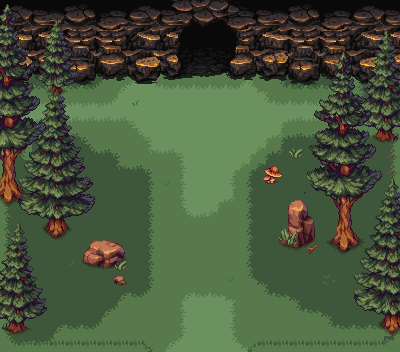

This game map was drawn from its Tiled (.tmx) file and the tilesets committed beside it. A one-line description and the trimmed map source follow:
An orthogonal 25x22 tile map with 16x16 px tiles, 10 tile layers (Ground, Sombras, Plataforma, Grass, ...), 7 tilesets and 11 objects.

<map version="1.10" tiledversion="1.11.2" orientation="orthogonal" renderorder="right-down" width="25" height="22" tilewidth="16" tileheight="16" infinite="0" nextlayerid="17" nextobjectid="20">
 <tileset firstgid="1" source="Tilesheet_Shadow_colorShadow_v2.tsx" />
 <tileset firstgid="2913" source="Overworld.tsx" />
 <tileset firstgid="4353" source="U1_decorations_c1.tsx" />
 <tileset firstgid="4997" source="Decorations_c1.tsx" />
 <tileset firstgid="6617" source="decorative_catacombs.tsx" />
 <tileset firstgid="6873" source="House_exterior.tsx" />
 <tileset firstgid="7842" source="Tailset_CaveDoor.tsx" />
 <layer id="1" name="Ground" width="25" height="22">
  <data>[550 cells, 523 non-empty, 12 distinct tile ids]</data>
 </layer>
 <layer id="13" name="Sombras" width="25" height="22">
  <data>[550 cells, 291 non-empty, 20 distinct tile ids]</data>
 </layer>
 <layer id="11" name="Plataforma" width="25" height="22">
  <data>[550 cells, 144 non-empty, 26 distinct tile ids]</data>
 </layer>
 <layer id="2" name="Grass" width="25" height="22">
  <data>[550 cells, 80 non-empty, 18 distinct tile ids]</data>
 </layer>
 <layer id="10" name="deco" width="25" height="22">
  <data>[550 cells, 20 non-empty, 12 distinct tile ids]</data>
 </layer>
 <layer id="14" name="Cave" width="25" height="22">
  <data>[550 cells, 146 non-empty, 79 distinct tile ids]</data>
 </layer>
 <layer id="16" name="Player" width="25" height="22">
  <data>[550 cells, 0 non-empty, 0 distinct tile ids]</data>
 </layer>
 <layer id="8" name="Tree" width="25" height="22">
  <data>[550 cells, 127 non-empty, 95 distinct tile ids]</data>
 </layer>
 <layer id="9" name="Tree2" width="25" height="22">
  <data>[550 cells, 131 non-empty, 92 distinct tile ids]</data>
 </layer>
 <layer id="12" name="deco2" width="25" height="22">
  <data>[550 cells, 14 non-empty, 14 distinct tile ids]</data>
 </layer>
 <objectgroup id="15" name="CollisionMask">
  <object id="1" x="153.951" y="350.521">
   <polygon points="-0.363636,1.81818 -3.3676,-5.49889 -11.1966,-10.2482 -131.805,-11.3801 -135.594,-14.3883 -133.454,-16.3435 -127.373,-17.188 -121.053,-19.2654 -119.319,-22.4346 -125.423,-30.2236 -141.587,-31.6585 -142.494,-106.15 -145.207,-107.774 -143.499,-109.772 -142.481,-114.27 -144.924,-122.02 -142.92,-128.397 -141.949,-141.449 -136.86,-146.607 -132.569,-147.604 -126.602,-148.923 -123.248,-153.626 -130.032,-162.214 -138.514,-173.714 -140.904,-269.197 -120.465,-273.546 -111.767,-273.981 -92.1967,-266.588 -72.6266,-266.153 -63.4773,-268.514 -57.9575,-269.319 -56.429,-273.241 -50.9547,-271.615 -40.0698,-271.871 -33.2739,-272.787 -25.5777,-272.309 -18.2003,-266.955 -6.52074,-266.218 4.93913,-269.028 8.95001,-274.602 16.0726,-271.743 23.2445,-272.048 25.0231,-279.773 26.169,-285.915 -153.516,-282.679 -154.014,1.30989" />
  </object>
  <object id="2" x="39.5455" y="229.254">
   <polygon points="0.386162,0.213073 5.20666,5.2853 10.7397,10.1819 20.9587,10.3162 25.1604,6.8067 29.3905,3.44286 34.4613,-1.41159 31.372,-6.3477 2.0145,-5.99851" />
  </object>
  <object id="3" x="80.4547" y="260.499">
   <polygon points="-1,-0.0909091 4.20639,5.56266 18.8035,8.91156 32.0074,8.13269 37.6303,11.0827 46.2236,10.4595 47.4616,2.04617 45.9165,-4.7715 39.0815,-6.00771 2.99797,-5.98271" />
  </object>
  <object id="4" x="109.157" y="280.504">
   <polygon points="1.27273,-0.272727 7.37348,6.10812 14.4939,6.74448 20.1474,2.83047 16.9589,-1.17677 14.9681,-5.60197 5.61273,-5.56786" />
  </object>
  <object id="5" x="277.895" y="240.929">
   <polygon points="-0.875,2.4375 3.93914,7.86205 14.4191,10.7629 23.1169,10.7629 31.677,7.84286 38.7052,3.80467 39.6765,-7.14574 8.67294,-7.11884 1.67967,-6.08324" />
  </object>
  <object id="6" x="330.082" y="241.799">
   <polygon points="-1,2.5 5.98523,10.4427 12.4816,12.5025 17.9468,12.1233 19.0049,8.58846 28.3181,7.95969 30.2313,1.26044 26.135,-6.37747 4.84629,-6.70302" />
  </object>
  <object id="7" x="243.973" y="352.261">
   <polygon points="0,0 15.656,-12.6118 136.121,-12.1769 142.866,-14.5728 141.688,-16.0698 140.126,-18.9851 137.972,-20.7929 133.662,-23.1305 131.468,-25.6369 135.033,-29.6818 136.419,-40.2034 148.014,-41.1832 145.623,-204.573 142.857,-207.016 136.925,-207.617 130.543,-209.234 127.053,-212.648 126.923,-215.445 131.772,-220.924 146.558,-220.924 145.688,-262.239 143.34,-269.012 131.935,-268.185 123.076,-268.272 113.701,-269.945 110.598,-273.489 100.496,-275.944 90.1252,-272.847 81.6242,-275.585 77.8242,-273.61 74.2323,-270.396 68.741,-270.307 64.7669,-268.687 58.5761,-268.371 50.6131,-269.508 44.2338,-273.96 42.7567,-275.396 40.1453,-273.929 33.4659,-273.192 23.4018,-272.584 19.0779,-274.124 17.0323,-277.158 13.2479,-277.124 10.4989,-275.619 2.44439,-275.58 -3.5364,-274.296 -10.6088,-271.463 -17.335,-272.869 -16.9607,-281.374 -7.82802,-290.072 156.56,-289.202 154.821,-1.30467" />
  </object>
  <object id="12" x="55.5" y="87" />
  <object id="15" x="47.5" y="207.5" width="17.5" height="15.5" />
  <object id="16" x="115" y="236" />
  <object id="18" x="140.5" y="341.5" width="111.5" height="10" />
 </objectgroup>
</map>
